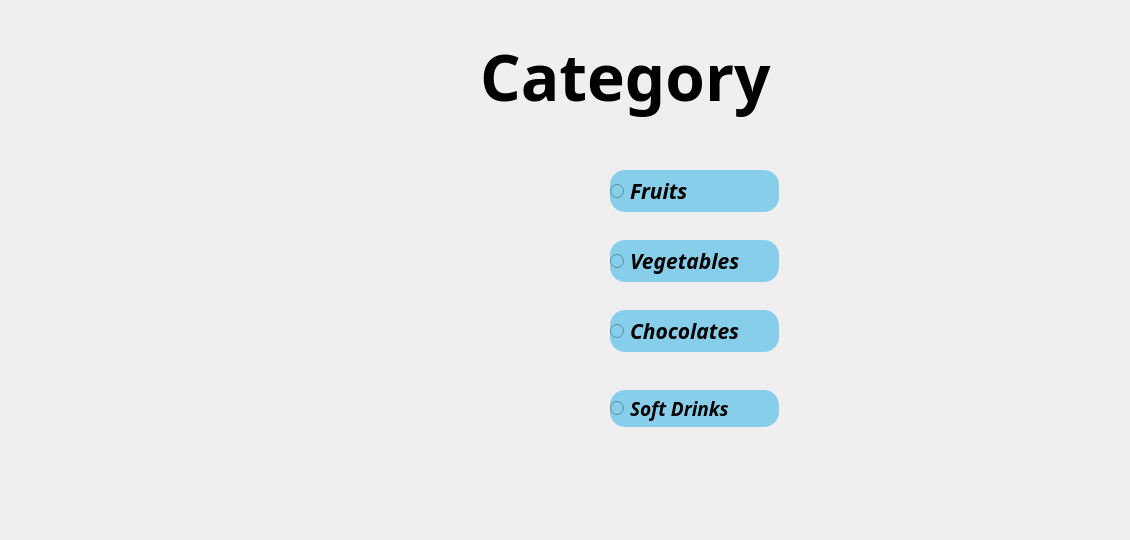
    <widget class="QWidget" name="page_4">
     <widget class="QWidget" name="widget_2" native="true">
      <property name="geometry">
       <rect>
        <x>200</x>
        <y>10</y>
        <width>921</width>
        <height>521</height>
       </rect>
      </property>
      <property name="styleSheet">
       <string notr="true">background-image: url(:/img/Imagees/store.jpeg);</string>
      </property>
      <widget class="QLabel" name="tittle_7">
       <property name="geometry">
        <rect>
         <x>280</x>
         <y>10</y>
         <width>391</width>
         <height>111</height>
        </rect>
       </property>
       <property name="font">
        <font>
         <family>Sitka Small Semibold</family>
         <pointsize>48</pointsize>
         <bold>true</bold>
        </font>
       </property>
       <property name="styleSheet">
        <string notr="true">background:transparent;</string>
       </property>
       <property name="text">
        <string>Category</string>
       </property>
       <property name="scaledContents">
        <bool>true</bool>
       </property>
      </widget>
      <widget class="QRadioButton" name="fruits">
       <property name="geometry">
        <rect>
         <x>410</x>
         <y>160</y>
         <width>169</width>
         <height>42</height>
        </rect>
       </property>
       <property name="font">
        <font>
         <family>Segoe UI Semibold</family>
         <pointsize>16</pointsize>
         <italic>true</italic>
         <bold>true</bold>
        </font>
       </property>
       <property name="styleSheet">
        <string notr="true">background:skyblue;
color:black;
border-radius:15px;</string>
       </property>
       <property name="text">
        <string>Fruits</string>
       </property>
      </widget>
      <widget class="QRadioButton" name="chocolates">
       <property name="geometry">
        <rect>
         <x>410</x>
         <y>300</y>
         <width>169</width>
         <height>42</height>
        </rect>
       </property>
       <property name="font">
        <font>
         <family>Segoe UI Semibold</family>
         <pointsize>16</pointsize>
         <italic>true</italic>
         <bold>true</bold>
        </font>
       </property>
       <property name="styleSheet">
        <string notr="true">background:skyblue;
color:black;
border-radius:15px;;</string>
       </property>
       <property name="text">
        <string>Chocolates</string>
       </property>
      </widget>
      <widget class="QRadioButton" name="vegetables">
       <property name="geometry">
        <rect>
         <x>410</x>
         <y>230</y>
         <width>169</width>
         <height>42</height>
        </rect>
       </property>
       <property name="font">
        <font>
         <family>Segoe UI Semibold</family>
         <pointsize>16</pointsize>
         <italic>true</italic>
         <bold>true</bold>
        </font>
       </property>
       <property name="styleSheet">
        <string notr="true">background:skyblue;
color:black;
border-radius:15px;</string>
       </property>
       <property name="text">
        <string>Vegetables</string>
       </property>
      </widget>
      <widget class="QRadioButton" name="softdrinks">
       <property name="geometry">
        <rect>
         <x>410</x>
         <y>380</y>
         <width>169</width>
         <height>37</height>
        </rect>
       </property>
       <property name="font">
        <font>
         <family>Segoe UI Semibold</family>
         <pointsize>14</pointsize>
         <italic>true</italic>
         <bold>true</bold>
        </font>
       </property>
       <property name="styleSheet">
        <string notr="true">background:skyblue;
color:black;
border-radius:15px;</string>
       </property>
       <property name="text">
        <string>Soft Drinks</string>
       </property>
      </widget>
     </widget>
    </widget>
